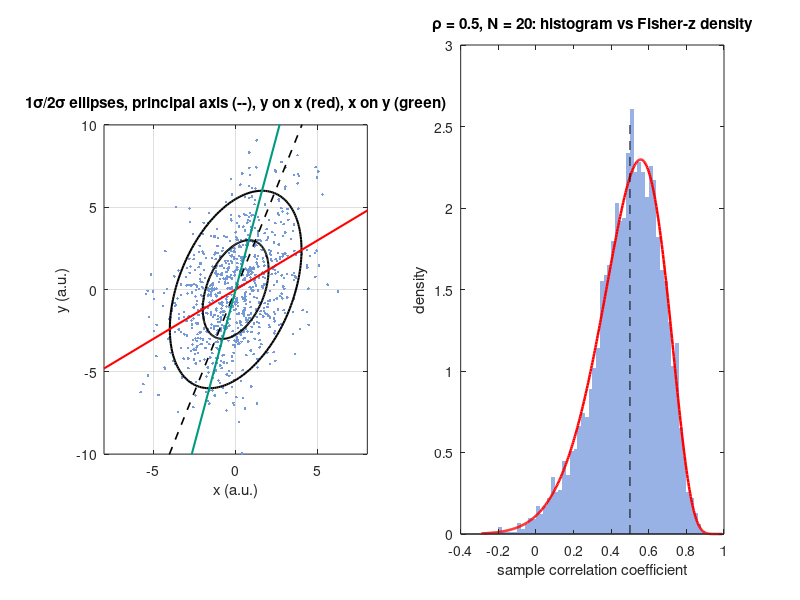

Reproduce this figure in MATLAB.
%% m07_covariance_basics.m  --  covariance ellipse, principal axes, regression lines, Fisher z
% Purpose : draw a 2D Gaussian with a chosen covariance Sigma, estimate the sample
%           covariance, read it as an ellipse (eigenvectors = principal axes), compare
%           the three lines through the cloud, then Monte-Carlo the sampling
%           distribution of the correlation coefficient and check Fisher's z.
% Change  : Sigma (any symmetric positive definite 2x2), Npts, rho_mc, Npairs.
% Expect  : rho = 0.40, lambda = 9.966 / 3.034, axis angle 68.1 deg,
%           slopes y-on-x 0.600, principal 2.488, x-on-y 3.750,
%           39.3 % inside the 1-sigma ellipse, 86.5 % inside 2-sigma;
%           Fisher z std ~ 1/sqrt(N-3) and ~95 % interval coverage.
% Base MATLAB only; runs in MATLAB R2019b+ and GNU Octave 8.
rng(1);

%% 1. Draw samples with covariance Sigma
Sigma = [4 2.4; 2.4 9];          % covariance (a.u.^2), same as Self-check Q1
Npts  = 2000;                    % number of samples
Lc    = chol(Sigma, 'lower');    % Sigma = Lc*Lc'
X     = Lc * randn(2, Npts);     % 2 x Npts, zero mean

%% 2. Sample covariance (1/(N-1)) written out, then rho
mu    = mean(X, 2);
Xc    = X - mu;                              % implicit expansion
S     = (Xc * Xc') / (Npts - 1);             % sample covariance
rho_true = Sigma(1,2) / sqrt(Sigma(1,1) * Sigma(2,2));
rho_hat  = S(1,2) / sqrt(S(1,1) * S(2,2));
fprintf('true Sigma   = [%6.3f %6.3f; %6.3f %6.3f]\n', Sigma');
fprintf('sample S     = [%6.3f %6.3f; %6.3f %6.3f]\n', S');
fprintf('rho true %.3f   rho_hat %.3f\n', rho_true, rho_hat);

%% 3. Eigen-decomposition = principal axes of the ellipse
[U, Lam] = eig(Sigma);
[lam, order] = sort(diag(Lam), 'descend');  U = U(:, order);
if U(1,1) < 0, U(:,1) = -U(:,1); end        % fix sign for a readable angle
theta = atan2(U(2,1), U(1,1)) * 180 / pi;   % major-axis angle from x axis (deg)
fprintf('eigenvalues  = %.3f, %.3f   major axis angle = %.1f deg\n', lam(1), lam(2), theta);

%% 4. The three lines through the cloud
slope_yx  = Sigma(1,2) / Sigma(1,1);        % E[y|x]: minimises vertical errors
slope_pca = U(2,1) / U(1,1);                % principal axis: perpendicular errors (TLS)
slope_xy  = Sigma(2,2) / Sigma(1,2);        % E[x|y] drawn in the x-y plane
fprintf('slopes: y-on-x %.3f   principal %.3f   x-on-y %.3f\n', slope_yx, slope_pca, slope_xy);

%% 5. Fraction inside the k-sigma ellipses (chi-square with 2 dof)
d2 = sum(X .* (Sigma \ X), 1);              % squared Mahalanobis distance
fprintf('inside 1-sigma: %.1f %% (theory %.1f %%)   2-sigma: %.1f %% (theory %.1f %%)\n', ...
    100*mean(d2 <= 1), 100*(1-exp(-1/2)), 100*mean(d2 <= 4), 100*(1-exp(-2)));

figure('Position', [100 100 1000 420]);
subplot(1,2,1);
plot(X(1,1:800), X(2,1:800), '.', 'Color', [0.45 0.6 0.85]); hold on;
t = linspace(0, 2*pi, 200);
for k = [1 2]
    E = U * diag(k*sqrt(lam)) * [cos(t); sin(t)];
    plot(E(1,:), E(2,:), 'k-', 'LineWidth', 1.5);
end
xr = 8;
plot([-xr xr], slope_yx*[-xr xr], 'r-', 'LineWidth', 1.5);
plot([-xr xr], slope_pca*[-xr xr], 'k--', 'LineWidth', 1.2);
plot([-xr xr], slope_xy*[-xr xr], 'Color', [0 0.6 0.5], 'LineWidth', 1.5);
axis equal; xlim([-8 8]); ylim([-10 10]); grid on;
xlabel('x (a.u.)'); ylabel('y (a.u.)');
title('1\sigma/2\sigma ellipses, principal axis (--), y on x (red), x on y (green)');

%% 6. Fisher z Monte Carlo for the sample correlation coefficient
rho_mc = 0.5;  Npairs = 20;  Nexp = 5000;    % true rho, pairs per experiment, experiments
x = randn(Npairs, Nexp);
y = rho_mc * x + sqrt(1 - rho_mc^2) * randn(Npairs, Nexp);
xc = x - mean(x, 1);  yc = y - mean(y, 1);
r  = sum(xc .* yc, 1) ./ sqrt(sum(xc.^2, 1) .* sum(yc.^2, 1));
z  = atanh(r);
se = 1 / sqrt(Npairs - 3);
covered = abs(z - atanh(rho_mc)) <= 1.96 * se;
fprintf('rho = %.2f, N = %d: mean rho_hat %.4f, std %.4f (delta method (1-rho^2)/sqrt(N-1) = %.4f)\n', ...
    rho_mc, Npairs, mean(r), std(r), (1 - rho_mc^2) / sqrt(Npairs - 1));
fprintf('Fisher z: std %.4f (1/sqrt(N-3) = %.4f), 95%% interval coverage %.1f %%\n', std(z), se, 100*mean(covered));

subplot(1,2,2);
edges = linspace(-0.3, 1, 66);  centers = (edges(1:end-1) + edges(2:end)) / 2;  bw = edges(2) - edges(1);
cnt = hist(r, centers);
bar(centers, cnt / (Nexp * bw), 1, 'FaceColor', [0.6 0.7 0.9], 'EdgeColor', 'none'); hold on;
rr = linspace(-0.29, 0.99, 400);
mz = atanh(rho_mc) + rho_mc / (2 * (Npairs - 1));
pdf_r = exp(-0.5 * ((atanh(rr) - mz) / se).^2) ./ (se * sqrt(2*pi) * (1 - rr.^2));
plot(rr, pdf_r, 'r-', 'LineWidth', 1.8);
plot([rho_mc rho_mc], [0 max(pdf_r)*1.1], 'k--');
xlabel('sample correlation coefficient'); ylabel('density');
title(sprintf('\\rho = %.1f, N = %d: histogram vs Fisher-z density', rho_mc, Npairs));
